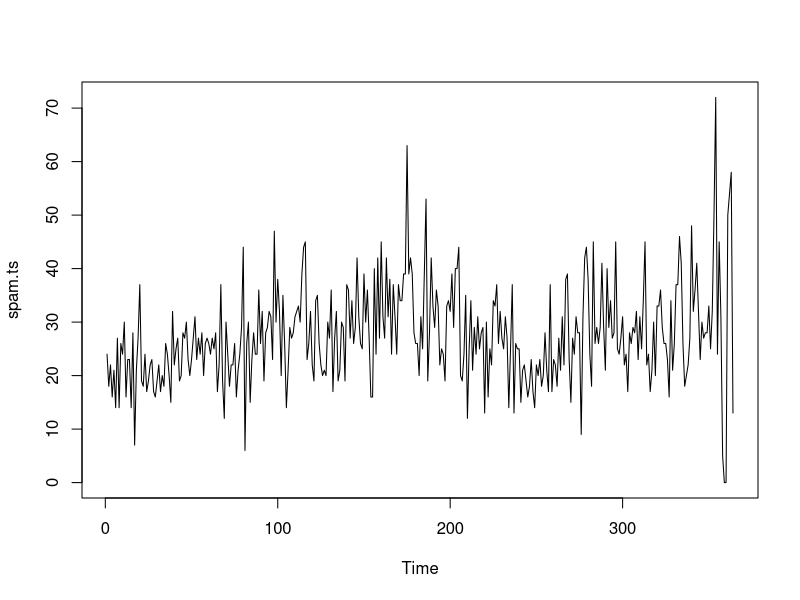
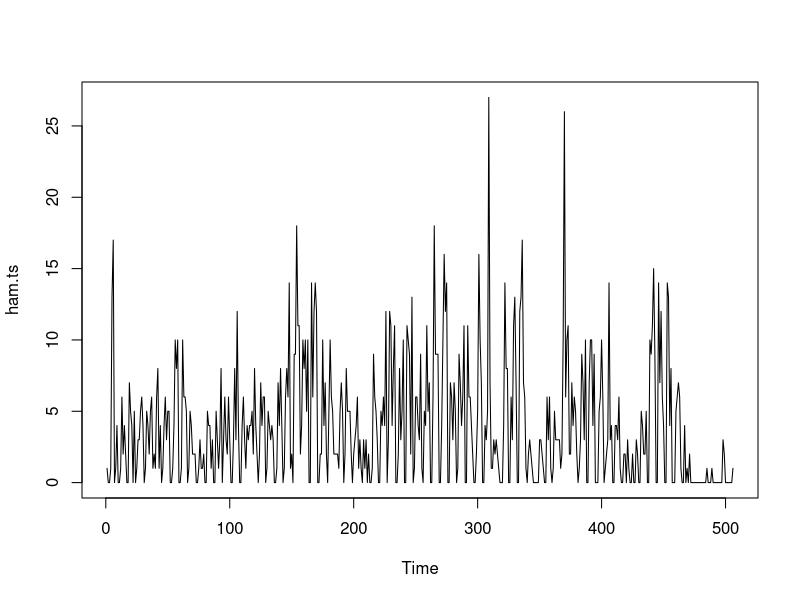
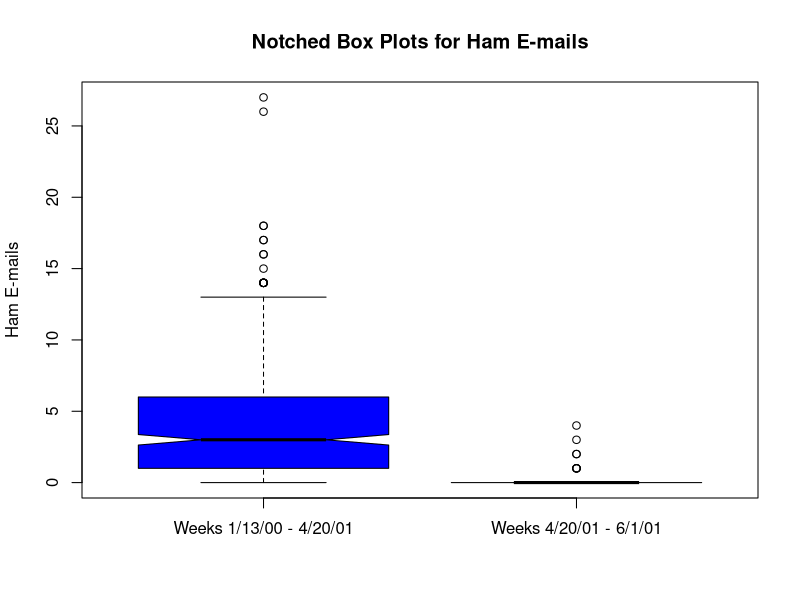
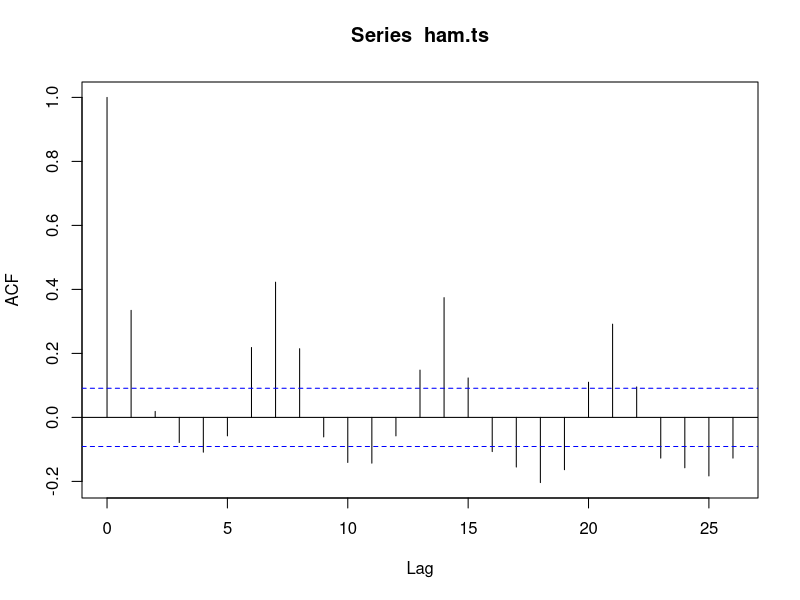
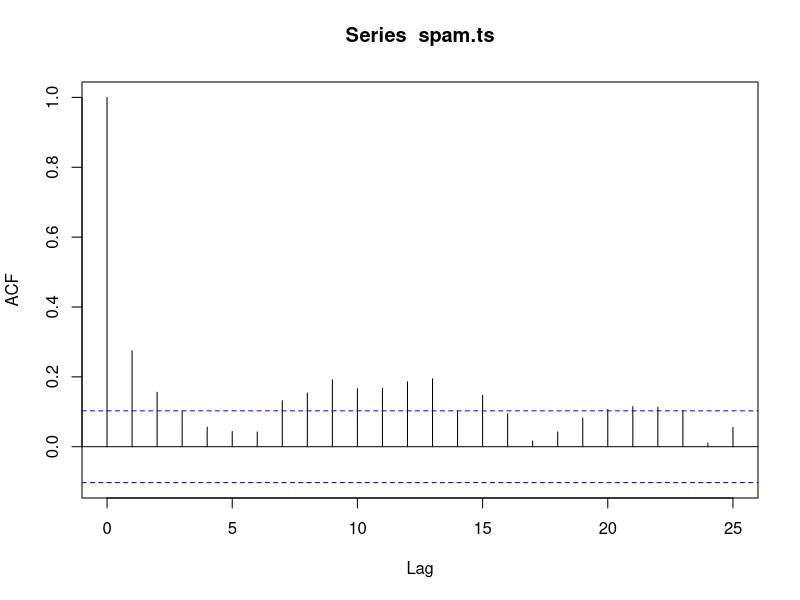
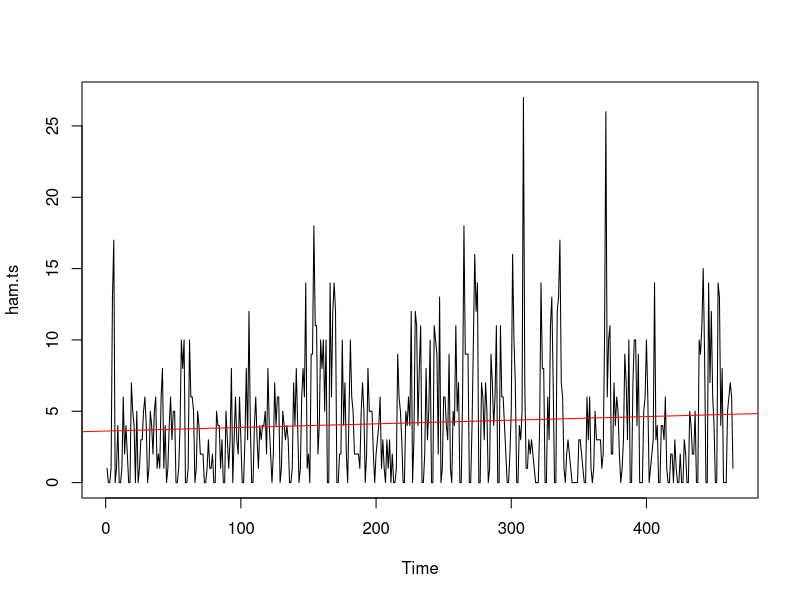
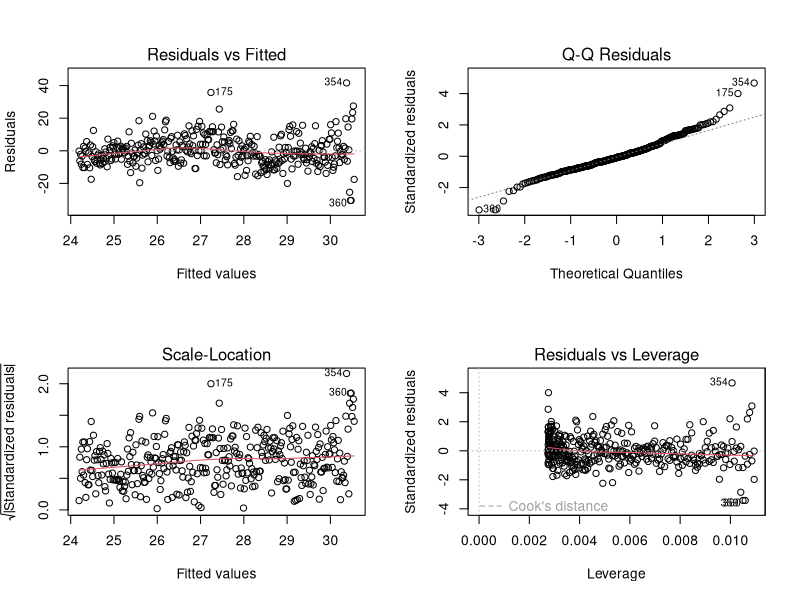

Recreate these plots in R, in order. (Note: this script raises an error after producing the figures.)
#************************************************************
#  			SPAM Filter  
#			Time Series Analysis 
#************************************************************

#*****************************
# Load the data & source files
#*****************************

setwd("/Users/sabreenaabedin/Desktop/class/SYS4021")
ham<-read.table('ham_ts.csv',header=T,sep=',')
spam<-read.table('spam_ts.csv',header=T,sep=',')

summary(ham)
summary(spam)

##use the ts() command to get a time series
ham.ts<-ts(ham$count)
spam.ts<-ts(spam$count)

library(forecast)

#*****************************
# Observations
#     &  
# Model trend, seasonality
#*****************************

plot(spam.ts)

plot(ham.ts)
  
  # ending looks unusal, perform Wilcoxon test of means
  
  # Notched box plots for days 1:464 and days 465:506
  boxplot(ham.ts[1:464], ham.ts[465:506], notch = T, ylab = 'Ham E-mails', names = c('Weeks 1/13/00 - 4/20/01', 'Weeks 4/20/01 - 6/1/01'), main = 'Notched Box Plots for Ham E-mails', col = c('blue', 'red'))

  # Perform a Wilcoxon test of the means for ham.ts for days 1:464 and days 465:506
  wilcox.test(ham.ts[1:464],ham.ts[465:506])

  # Remove the last six weeks from ham.ts
  ham.ts <-ts(ham$count[1:464])

# Plot ACF for HAM - this has daily periodicity 
acf(ham.ts)

# Plot ACF for SPAM - potential weekly periodicity 
acf(spam.ts)

#### MODELING TREND ####

# Model trend of spam based on the time variable
time.spam<-c(1:(length(spam.ts))) # create time variable
spam.trend<-lm(spam.ts~time.spam)
summary(spam.trend)

# Model trend of ham based on time variable
time.ham<-c(1:length(ham.ts))
ham.trend<-lm(ham.ts~time.ham)
summary(ham.trend)

#Plot the trend line for ham.ts
plot(ham.ts)
abline(ham.trend,col='red')

#### MODELING SEASONALITY ####

# Model the seasonality for ham data set using dummy variables, use day of the week as the interval
ham.day <- time.ham %% 7
ham.day <-as.factor(time.ham %% 7) 

Day <- rep(NA, length(ham.ts))
Day[which((time.ham %% 7)    == 1)] <- "Th"  
Day[which((time.ham %% 7)    == 2)] <- "F"
Day[which((time.ham %% 7)    == 3)] <- "Sa"
Day[which((time.ham %% 7)    == 4)] <- "S"
Day[which((time.ham %% 7)    == 5)] <- "M"
Day[which((time.ham %% 7)    == 6)] <- "T"
Day[which((time.ham %% 7)    == 0)] <- "W"
Day <- as.factor(Day)

contrasts(Day)

# Build a model ham.trendseason to model the trend and seasonality of ham.
ham.trendseason<-lm(ham.ts~time.ham+Day)
summary(ham.trendseason) 

#### DIAGNOSTICS ####

# Spam
par(mfrow=c(2,2))
plot(spam.trend, labels.id = NULL)
par(mfrow=c(1,1))

  # lack of fit, but okay

# Ham
par(mfrow=c(2,2))
plot(ham.season, labels.id = NULL)
par(mfrow=c(1,1))

  # lack of fit, two major outliers

##### PERIODOGRAM #####

# Get the periodogram for ham.ts
pg.ham<-spec.pgram(ham.ts,spans=9,demean=T,log='no')

# Find the peak
max.omega.ham<-pg.ham$freq[which(pg.ham$spec==max(pg.ham$spec))] 
max.omega.ham

# Period
1/max.omega.ham

# repeat, for spam
pg.spam<-spec.pgram(spam.ts,spans=9,demean=T,log='no')
max.omega.spam<-pg.spam$freq[which(pg.spam$spec==max(pg.spam$spec))]
max.omega.spam
1/max.omega.spam


# Build a new model, ham.season which predicts ham.ts with a 7 day lag (based on period)
ham.ts.7 = ts.intersect(ham.ts, ham7=lag(ham.ts,-7), dframe=TRUE)
ham.season <- lm(ham.ts~ ham7, data=ham.ts.7)

summary(ham.season) # model is significant

#*****************************
# 
# AR, MA & ARIMA Models  
# 
#*****************************

# Get the residuals from the ham.season model above and store in e.ts.ham:
e.ts.ham <- ts(ham.season$residuals)
plot(e.ts.ham)

acf(e.ts.ham)

pacf(e.ts.ham)

# Plot acf and pacf for e.ts.ham side by side for easier examination
par(mfrow=c(1,2))
acf(e.ts.ham, main="ACF of Residuals from ham.season")
pacf(e.ts.ham,main="PACF of Residuals from ham.season")
par(mfrow=c(1,1))
  # Does this time series still have structure to be modeled? Yes

# Do we need to consider a first order difference of our residuals?
plot(diff(e.ts.ham))

par(mfrow=c(1,2))
acf(diff(e.ts.ham), main="Diff ACF of Residuals from ham.season")
pacf(diff(e.ts.ham),main="Diff PACF of Residuals from ham.season")
par(mfrow=c(1,1))


# Shall we use the first order difference in this case?


# Let us choose p and q terms for e.ts.ham based on the acf and pacf 

# arma(2,1) p=2, q=1
ham.arma21 <- arima(e.ts.ham, order=c(2,0,1))
summary(ham.arma21)
AIC(ham.arma21)

# ar(2) p=2
ham.ar2 <- arima(e.ts.ham, order=c(2,0,0))
summary(ham.ar2)
AIC(ham.ar2)

# arima(2,1,1) p=2, d=1, q=1
ham.arima211 <- arima(e.ts.ham, order=c(2,1,1))
summary(ham.arima211)
AIC(ham.arima211)

# Use the auto.arima from 'forecast' library- Automatically find p, q, & d terms
ham.auto <- auto.arima(e.ts.ham,trace=TRUE)
summary(ham.auto)
AIC(ham.auto)


# REPEAT FOR SPAM

e.ts.spam <- ts(spam.trend$residuals)
plot(e.ts.spam)

par(mfrow=c(1,2))
acf(e.ts.spam, main="ACF of Residuals from spam.trend")
pacf(e.ts.spam,main="PACF of Residuals from spam.trend")
par(mfrow=c(1,1))

plot(diff(e.ts.spam))

par(mfrow=c(1,2))
acf(diff(e.ts.spam), main="Diff ACF of Residuals from spam.trend")
pacf(diff(e.ts.spam),main="Diff PACF of Residuals from spam.trend")
par(mfrow=c(1,1))

# arma(1,1) p=1, q=1
spam.arma11 <- arima(e.ts.spam, order=c(1,0,1))
summary(spam.arma11)
AIC(spam.arma11)

# ar(1) p=1
spam.ar1 <- arima(e.ts.spam, order=c(1,0,0))
summary(spam.ar1)
AIC(spam.ar1)

# arima(1,1,1) p=1, d=1, q=1
spam.arima111 <- arima(e.ts.spam, order=c(1,1,1))
summary(spam.arima111)
AIC(spam.arima111)

# Use the auto.arima from 'forecast' library- Automatically find p, q, & d terms
spam.auto <- auto.arima(e.ts.spam, trace=TRUE, stepwise = FALSE)
summary(spam.auto)
AIC(spam.auto)

# Use the auto.arima from 'forecast' library- Automatically find p, q, & d terms for whole spam time series
spam.auto.whole <- auto.arima(spam.ts, trace=TRUE)
summary(spam.auto.whole)
AIC(spam.auto.whole)

# arma(1,1) p=1, q=1
spam.arma11.whole <- arima(spam.ts, order=c(1,0,1))
summary(spam.arma11.whole)
AIC(spam.arma11.whole)

#************************************************************
#      	SPAM Filter  
#			Time Series Analysis 3
#************************************************************

# Plot diagnostics for models model using tsdiag()

tsdiag(spam.arma11,gof.lag=20)
tsdiag(spam.ar1,gof.lag=20)
tsdiag(spam.arima111,gof.lag=20)
tsdiag(spam.auto,gof.lag=20)
tsdiag(spam.auto1,gof.lag=20)


# Plot the autocorrelation (ACF) and partial autocorrelation (PACF) of the residuals spam.auto
par(mfrow=c(1,2))
acf(spam.auto$residuals, main="ACF of Residuals from spam.auto")
pacf(spam.auto$residuals,main="PACF of Residuals from spam.auto")
par(mfrow=c(1,1))
  # auto function accounts for correlation in residuals

##### FORECASTING #####

# Use the forecast option to forecast the next 7 days of spam data- spam.auto.forecast
spam.auto.forecast<-forecast(spam.auto,h=7)
plot(spam.auto.forecast)

# PREDICTION

# the next week or the test period in days
next.week.time<-c((length(spam.ts)-6):(length(spam.ts)))

# the test data frame
next.week<-data.frame(time.spam = next.week.time, count = spam.ts[next.week.time])

# the actual time series for the test period
next.week.ts <- spam.ts[next.week.time]
next.week.ts<-ts(next.week$count)

# Prediction for the next week by spam.auto:
E_Y.pred<-predict(spam.trend,newdata=next.week)
e_t.pred<-forecast(spam.auto,h=7)
next.week.prediction<-E_Y.pred+e_t.pred$mean

# MSE:
mean((next.week.prediction-next.week$count)^2)

# Plot actual values and predicted values
plot(ts(next.week$count),type='o')
lines(ts(next.week.prediction),col='red',type='o')
lines(1:7, E_Y.pred + e_t.pred$lower[,2], col = "red", lty = "dashed")
lines(1:7, E_Y.pred + e_t.pred$upper[,2], col = "red", lty = "dashed")
legend(4,12, legend = c("Actual", "Predicted"), lwd = 2, col = c("black", "red")) 


#**********************
# Another model
# Spam with just ARIMA
#**********************

#Plot acf and pacf of spam.ts[time.spam]


# Find the best model for the original data


# How does it do? Diagnostics?


# Forecasting:


# Prediction performance

# Prediction for the next week:

# MSE:

# Plot actual values and predicted values


#************************************************
#
# Repeat the process for ham
#
#************************************************

#*****************************
# 
# Model Trend and Seasonality  
# 
#*****************************

#Plot ham.ts and acf and pacf of ham.ts


# Create a new variable for the index
# of days in the ham series and hold out 1 week


# Model the trend and seasonality of ham

#*****************************
# 
# AR, MA & ARIMA Models  
# 
#***************************** 

#get the residuals from the ham.lm model above and store in e.ts:


##plot the residuals for the ham.lm model


# Plot the autocorrelation (ACF) and partial autocorrelation (PACF) of the residuals ham.lm


# Does this time series still have structure to be modeled?


# Do we need to consider a first order difference of our residuals?


# Use the auto.arima from 'forecast' library- Automatically find p, q, & d terms


# Diagnostics



# Which diagnostics plots are adequate?  Which are not?


# Plot the autocorrelation (ACF) and partial autocorrelation (PACF) of the residuals ham.auto



# Forecasting:

# Use the forecast option to forecast the next 7 days of ham data- ham.auto.forecast



# Prediction performance
# Create test set from ham data set with last 7 days
# the next week or the test period in days


# Prediction for the next week by ham.lm and ham.auto:


# MSE:


# Plot actual values and predicted values and confidence intervals


#**********************
# Another model
# Ham with just ARIMA
#**********************

#Look at acf and pacf of ham.ts[time.ham]


# Using just auto arima


# look at diagnostics



#Look at acf and pacf of residuals of model


# Other models?



# Forecasting, MSE, and plotting prediction performance:


